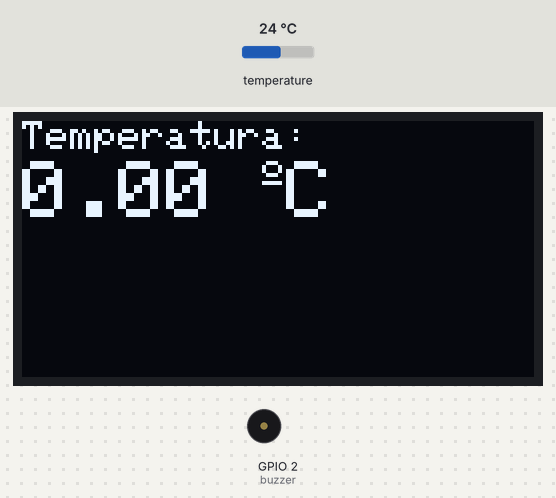
Bench run of a sketch on a simulated ESP32. On the bench: 128×64 one-colour display, buzzer (waves = sounding, pin HIGH). The inputs (shaded band) are chosen by the test bench; at power-on: temperature 24 °C. What the sketch prints to the serial monitor is not drawn.

Above: at 5.9 s.

The sketch:

MultiTask_05.ino
```cpp
/*********
  Projeto sistema de medição de temperatura para baterias de automóveis. https://sites.google.com/view/sistema-de-medicao-de-temp/introdu%C3%A7%C3%A3o
  Esse código lê 'n' sensores DS18B20 printa no monitor serial a temperatura medida por cada sensor e mostra o valor médio em um display OLED 0,96" 128x64 pixels.
  Além disso permite setar dois valores de temperatura máxima e mínima para acionar um alarme.
  O código trabalha com Multicores

*********/

#include <OneWire.h>
#include <DallasTemperature.h>
#include <Adafruit_GFX.h>
#include <Adafruit_SSD1306.h>

#define SCREEN_WIDTH 128 // Display OLED comprimento, em pixels
#define SCREEN_HEIGHT 64 // Display OLED altura, em pixels

// Declaração para um Display SSD1306 que está conectado nas portas I2C(SDA, SCL pins)
Adafruit_SSD1306 display(SCREEN_WIDTH, SCREEN_HEIGHT, &Wire, -1);

//variaveis que indicam o núcleo
static uint8_t taskCoreZero = 0;
static uint8_t taskCoreOne  = 1;

static SemaphoreHandle_t mutex;

// Handles

TaskHandle_t Task1 = NULL;
TaskHandle_t Task2 = NULL;

float media = 0; //cria uma variavél tipo float para calcular e armazenar o valor da média posteriormente.
bool watch_media = true;
///////////////////////////////////////////////////////////////////////////////////////

// Fio de dados está conectado na porta GPIO 4
#define ONE_WIRE_BUS 4

#define buzzer 2

// Setup para a instância oneWire se comunicar com qualquer dispositivo OneWire (não apenas para Maxim/Dallas temperature ICs)
OneWire oneWire(ONE_WIRE_BUS);

// Passa nossa referência oneWire para Dallas temperature.
DallasTemperature sensors(&oneWire);

// Número(quantidade) de dispositivos de temperatura encontrados
int numberOfDevices;

// Usaremos essa variavel para armazenar o endereço do dispositivo encontrado.
DeviceAddress tempDeviceAddress;

///////////////////////////////////////////////////////////////////////////////////////

void setup() {
  pinMode(buzzer, OUTPUT);

  // inicia a porta serial USAR SEMPRE EM 115200
  Serial.begin(115200);

  //Inicia a biblioteca
  sensors.begin();

/////////////////////////// Inicializa o display /////////////////////////////////////

   if(!display.begin(SSD1306_SWITCHCAPVCC, 0x3C)) {
      Serial.println(F("SSD1306 allocation failed"));
      for(;;);}
    delay(5000);
    display.clearDisplay();
    display.setTextColor(WHITE, BLACK);

///////////////////////////////////////////////////////////////////////////////////////
   // Cria mutex antes de começar as tasks
  mutex = xSemaphoreCreateMutex();

  // Conta a quantidade de sensores no barramento
  numberOfDevices = sensors.getDeviceCount();

  // Localiza os dispositivos no barramento
  Serial.print("Localizando dispositivos...");
  Serial.print("Encontrado ");
  Serial.print(numberOfDevices, DEC);
  Serial.println(" dispositivo.");

  // Faz o loop por cada dispositivo, e mostra o endereço
  for(int i=0;i<numberOfDevices; i++){
    // Procura no fio para o endereço
    if(sensors.getAddress(tempDeviceAddress, i)){
        Serial.print("Encontrado dispositivo");
        Serial.print(i, DEC);
        Serial.print(" com endereço: ");
        printAddress(tempDeviceAddress); //vai para a função printAddress
        Serial.println();
        sensors.setResolution(tempDeviceAddress, 9); //seta resolução dos sensores, padrão é 12 bits
    } else {
        Serial.print("Encontrado dispositivo fantasma em ");
        Serial.print(i, DEC);
        Serial.print(",mas não detectado endereço. Verifique a conexão de alimentação.");
    }


    //******** Configuração dos alarmes
      Serial.println("Setando temperaturas de alarmes...");

      // Alarme para quando a temperatura é maior que 'x'
      sensors.setHighAlarmTemp(tempDeviceAddress, 34);

      // Alarme para quando a temperatura é menor que 'x'
      sensors.setLowAlarmTemp(tempDeviceAddress, -10);

      Serial.print("Novo alarme: ");
      Serial.print(i, DEC);
      Serial.print("Alarmes: ");
      printAlarms(tempDeviceAddress); // vai para a função printAlarms
      Serial.println();
  }

  //cria uma tarefa que será executada na função coreTaskZero, com prioridade 3 e execução no núcleo 0
  //coreTaskZero: Ler os sensores
  xTaskCreatePinnedToCore(
                    coreTaskZero,   /* função que implementa a tarefa */
                    "coreTaskZero", /* nome da tarefa */
                    10000,      /* número de palavras a serem alocadas para uso com a pilha da tarefa */
                    NULL,       /* parâmetro de entrada para a tarefa (pode ser NULL) */
                    3,          /* prioridade da tarefa (0 a N) */
                    NULL,       /* referência para a tarefa (pode ser NULL) */
                    taskCoreOne);         /* Núcleo que executará a tarefa */

  delay(500); //tempo para a tarefa iniciar

  //cria uma tarefa que será executada na função coreTaskOne, com prioridade 2 e execução no núcleo 1
  //coreTaskOne: atualizar as informações do display
  xTaskCreatePinnedToCore(
                    coreTaskOne,   /* função que implementa a tarefa */
                    "coreTaskOne", /* nome da tarefa */
                    10000,      /* número de palavras a serem alocadas para uso com a pilha da tarefa */
                    NULL,       /* parâmetro de entrada para a tarefa (pode ser NULL) */
                    2,          /* prioridade da tarefa (0 a N) */
                    &Task1,       /* referência para a tarefa (pode ser NULL) */
                    taskCoreOne);         /* Núcleo que executará a tarefa */

    delay(500); //tempo para a tarefa iniciar

   //cria uma tarefa que será executada na função coreTaskTwo, com prioridade 2 e execução no núcleo 0
   //coreTaskTwo: vigiar o botão para detectar quando pressioná-lo
   xTaskCreatePinnedToCore(
                    coreTaskTwo,   /* função que implementa a tarefa */
                    "coreTaskTwo", /* nome da tarefa */
                    10000,      /* número de palavras a serem alocadas para uso com a pilha da tarefa */
                    NULL,       /* parâmetro de entrada para a tarefa (pode ser NULL) */
                    2,          /* prioridade da tarefa (0 a N) */
                    &Task2,       /* referência para a tarefa (pode ser NULL) */
                    taskCoreOne);         /* Núcleo que executará a tarefa */

}

void loop() {}

//essa função ficará lendo os sensores
//e a cada piscada (ciclo acender e apagar) incrementará nossa variável blinked
void coreTaskZero( void * pvParameters ){

    String taskMessage = "Task running on core ";
    taskMessage = taskMessage + xPortGetCoreID();
    Serial.println(taskMessage);  //log para o serial monitor

    while(true){

      sensors.requestTemperatures(); //Manda um comando para pegar temperaturas
      // Faz o loop por cada dispositivo, e mostra no monitor serial cada temperatura
      for(int i=0;i<numberOfDevices; i++){
        // Search the wire for address
        if(sensors.getAddress(tempDeviceAddress, i)){
            // Output the device ID
            Serial.println();
            Serial.print("Temperatura para dispositivo: ");
            Serial.println(i,DEC);
            // Print the data
            float tempC = sensors.getTempC(tempDeviceAddress);
            Serial.print("Temp C: ");
            Serial.print(tempC);
            //Serial.print(" Temp F: ");
            //Serial.println(DallasTemperature::toFahrenheit(tempC)); // Converts tempC to Fahrenheit
            Serial.println();
            checkAlarm(tempDeviceAddress);

            media += sensors.getTempC(tempDeviceAddress); // soma as temperaturas lidas ao longo loop na variavel media

        }
      }
      Serial.println();
      Serial.println("********************************************");
      media = media/numberOfDevices; //calcula a média dos sensores
      watch_media = true;
      vTaskDelay(20 / portTICK_PERIOD_MS);
      watch_media = false;
      media = 0; //zera o valor da media para a próxima média.

    }
}

//essa função será responsável apenas por atualizar as informações no
//display a cada 100ms
//prioridade 2 e execução no núcleo 1
void coreTaskOne( void * pvParameters ){
     while(true){

      if (xSemaphoreTake(mutex, 0) == pdTRUE) {

            display.setTextColor(WHITE, BLACK);
            // Mostra a temperatura no display
            display.setTextSize(1);
            display.setCursor(0,0);
            display.print("Temperatura: ");
            display.setTextSize(2);
            display.setCursor(0,10);
            display.print(media);
            display.print(" ");
            display.setTextSize(1);
            display.cp437(true);
            display.write(167);
            display.setTextSize(2);
            display.print("C");

            display.display();

            xSemaphoreGive(mutex);

      }vTaskDelay(300 / portTICK_PERIOD_MS);

    }
}

//essa função será responsável por ler o alarme
//e atualizar a variavel de controle.
void coreTaskTwo( void * pvParameters ){
          vTaskDelay(200 / portTICK_PERIOD_MS);
          vTaskDelete(NULL);
          //vTaskSuspend(NULL); //suspende task // usar vTaskResume(nome_da_task_Handle) para reativar task

    }


//************************************ funções *****************

//Essa função imprime o endereço dos sensores
void printAddress(DeviceAddress tempDeviceAddress) {
  delay(200);
  for (uint8_t i = 0; i < 8; i++){
    if (tempDeviceAddress[i] < 16) Serial.print("0");
          Serial.print(tempDeviceAddress[i], HEX);
  }
}

// função para printar alarmes
void printAlarms(uint8_t tempDeviceAddress[]) /// deviceAddress
{
  delay(100);
  char temp;
  temp = sensors.getHighAlarmTemp(tempDeviceAddress);
  Serial.print("Alarme de temperatura elevada: ");
  Serial.println();
  Serial.print(temp, DEC);
  Serial.println("C/");
  Serial.print(DallasTemperature::toFahrenheit(temp));
  Serial.println();
  Serial.println("Alarme de temperatura baixa: ");
  temp = sensors.getLowAlarmTemp(tempDeviceAddress);
  Serial.print(temp, DEC);
  Serial.println("C/");
  Serial.print(DallasTemperature::toFahrenheit(temp));
  Serial.print("F");
  Serial.println();
}

// função para checar se o sensor entrou na condição de disparar o alarme.
 void checkAlarm(DeviceAddress tempDeviceAddress)
{
  if (sensors.hasAlarm(tempDeviceAddress))
  {
    if (xSemaphoreTake(mutex, 0) == pdTRUE) {
    Serial.print("ALARM: ");
    printAddress(tempDeviceAddress);

    float tempC = sensors.getTempC(tempDeviceAddress);

    // clear display - Mostra o resultado da media no display
    display.setTextColor(WHITE, BLACK);
    // Mostra a temperatura no display
    display.setTextSize(1);
    display.setCursor(0,30);
    display.print("!!! ALARME !!! ");
    display.setTextSize(2);
    display.setCursor(0,40);
    display.print(tempC);
    display.print(" ");
    display.setTextSize(1);
    display.cp437(true);
    display.write(167);
    display.setTextSize(2);
    display.print("C");

    display.display();

    xSemaphoreGive(mutex);
    vTaskDelay(50 / portTICK_PERIOD_MS);
    display.clearDisplay();
    }
  }

}
```
